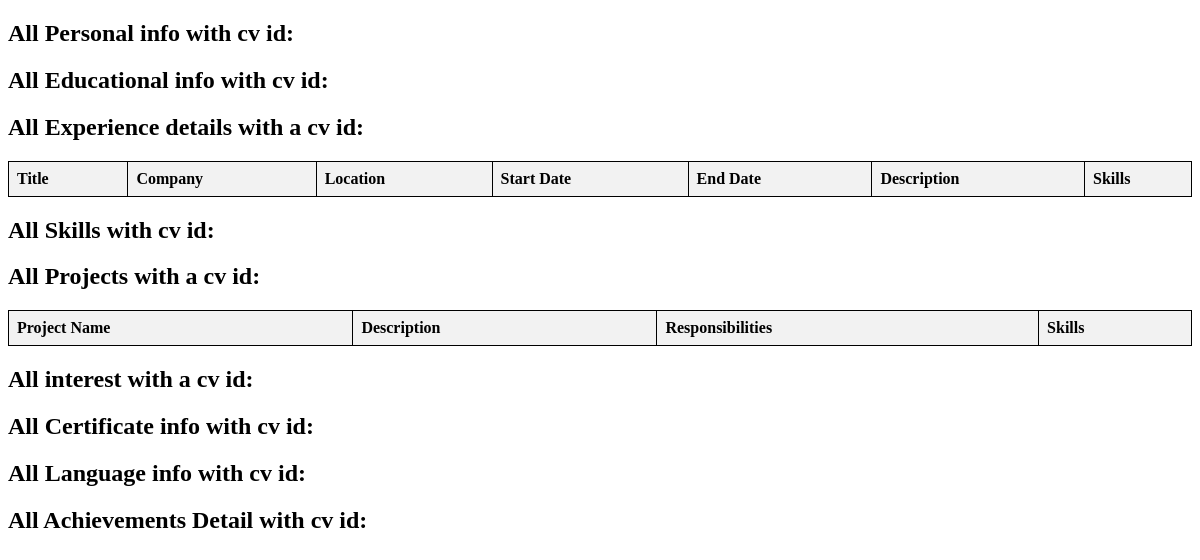
The page /queryall/1 on the database as committed earlier.
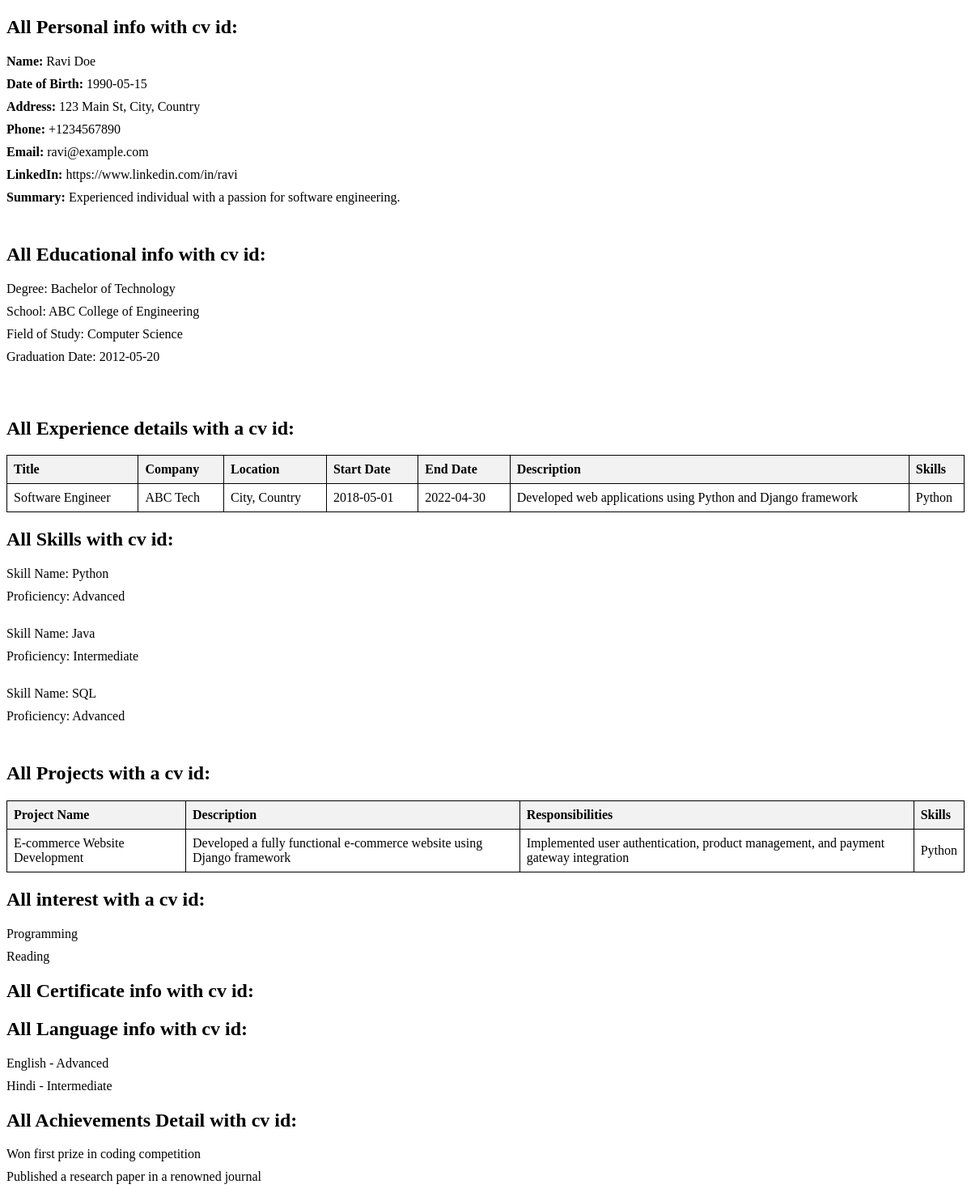
The same page on the database as committed later.
### app.py (models this page shows)
class PersonalInformation(db.Model):
    PersonalInfoID = db.Column(db.Integer, primary_key=True)
    Userid = db.Column(db.Integer, db.ForeignKey("user.Userid"), nullable=False)
    CV_ID = db.Column(
        db.Integer, db.ForeignKey("cv.CV_ID"), nullable=False
    )  # New column for CV ID
    Fname = db.Column(db.String(100), nullable=False)
    Lname = db.Column(db.String(100), nullable=False)
    DOB = db.Column(db.Date, nullable=False)
    Address = db.Column(db.String(255), nullable=False)
    Phn = db.Column(db.String(20), nullable=False)
    Email = db.Column(db.String(100), nullable=False)
    LinkedIn = db.Column(db.String(255))
    Summary = db.Column(db.Text)

class Education(db.Model):
    Edu_ID = db.Column(db.Integer, primary_key=True)
    CV_ID = db.Column(db.Integer, db.ForeignKey("cv.CV_ID"), nullable=False)
    Userid = db.Column(db.Integer, db.ForeignKey("user.Userid"), nullable=False)
    Degree = db.Column(db.String(255), nullable=False)
    School = db.Column(db.String(255), nullable=False)
    FieldofStudy = db.Column(db.String(255), nullable=False)
    Grad_date = db.Column(db.Date, nullable=True)

class Experience(db.Model):
    __tablename__ = "experience"
    ExpID = db.Column(db.Integer, primary_key=True)
    CV_ID = db.Column(db.Integer, db.ForeignKey("cv.CV_ID"), nullable=False)
    Userid = db.Column(db.Integer, db.ForeignKey("user.Userid"), nullable=False)
    current_job = db.Column(db.Boolean, default=False)
    title = db.Column(db.String(255), nullable=False)
    company = db.Column(db.String(255), nullable=False)
    location = db.Column(db.String(255), nullable=False)  # Renamed from Location
    start_date = db.Column(db.Date, nullable=False)  # Renamed from StartDate
    end_date = db.Column(db.Date, nullable=True)  # Renamed from EndDate
    description = db.Column(db.String(255), nullable=False)  # Renamed from Desc
    skill_id = db.Column(db.Integer, db.ForeignKey("skills.SkillID"))

class Skills(db.Model):
    __tablename__ = "skills"
    SkillID = db.Column(db.Integer, primary_key=True)
    Userid = db.Column(db.Integer, db.ForeignKey("user.Userid"), nullable=False)
    CV_ID = db.Column(db.Integer, db.ForeignKey("cv.CV_ID"), nullable=False)
    skill_name = db.Column(db.String(255), nullable=False)  # Renamed from Skillname
    proficiency = db.Column(db.String(255), nullable=False)

class Project(db.Model):
    ProjectID = db.Column(db.Integer, primary_key=True)
    CV_ID = db.Column(db.Integer, db.ForeignKey("cv.CV_ID"), nullable=False)
    Userid = db.Column(db.Integer, db.ForeignKey("user.Userid"), nullable=False)
    skill_id = db.Column(db.Integer, db.ForeignKey("skills.SkillID"))
    PrjtName = db.Column(db.String(255), nullable=False)
    Desc = db.Column(db.String(255), nullable=False)
    Responsibilities = db.Column(db.String(255), nullable=False)

class Interest(db.Model):
    CV_ID = db.Column(db.Integer, db.ForeignKey("cv.CV_ID"), nullable=False)
    InterestID = db.Column(db.Integer, primary_key=True)
    Userid = db.Column(db.Integer, db.ForeignKey("user.Userid"), nullable=False)
    interest_name = db.Column(db.String(255), nullable=False)

class Language(db.Model):
    CV_ID = db.Column(db.Integer, db.ForeignKey("cv.CV_ID"), nullable=False)
    LanguageID = db.Column(db.Integer, primary_key=True)
    Userid = db.Column(db.Integer, db.ForeignKey("user.Userid"), nullable=False)
    LangName = db.Column(db.String(100), nullable=False)
    Proficiency_Lang = db.Column(db.String(50), nullable=False)

class Achievement(db.Model):
    CV_ID = db.Column(db.Integer, db.ForeignKey("cv.CV_ID"), nullable=False)
    AchievID = db.Column(db.Integer, primary_key=True)
    Userid = db.Column(db.Integer, db.ForeignKey("user.Userid"), nullable=False)
    desc = db.Column(db.String(255), nullable=False)

### app.py (the view)
@app.route("/queryall/<int:cv_id>")
def queryall(cv_id):
    personal_info = PersonalInformation.query.filter_by(CV_ID=cv_id).all()
    education_details = Education.query.filter_by(CV_ID=cv_id).all()
    Skill_details = Skills.query.filter_by(CV_ID=cv_id).all()
    Certificates_details = Certificates.query.filter_by(CV_ID=cv_id).all()
    interest_details = Interest.query.filter_by(CV_ID=cv_id).all()
    language_details = Language.query.filter_by(CV_ID=cv_id).all()
    Achievement_details = Achievement.query.filter_by(CV_ID=cv_id).all()
    experiences = Experience.query.filter_by(CV_ID=cv_id).all()
    experience_skills = {}
    for experience in experiences:
        skill_ids = [
            experience.skill_id
        ]  # Assuming skill_id is a comma-separated string of skill IDs
        skill_names = [
            skill.skill_name
            for skill in Skills.query.filter(Skills.SkillID.in_(skill_ids))
        ]
        experience_skills[experience.ExpID] = skill_names
    projects = Project.query.filter_by(CV_ID=cv_id).all()
    project_skills = {}
    for project in projects:
        skill_ids = [
            project.skill_id
        ]  # Assuming skill_id is a comma-separated string of skill IDs
        skill_names = [
            skill.skill_name
            for skill in Skills.query.filter(Skills.SkillID.in_(skill_ids))
        ]
        project_skills[project.ProjectID] = skill_names
    return render_template(
        "Queries_all.html",
        Certificates_details=Certificates_details,
        personal_info=personal_info,
        education_details=education_details,
        experiences=experiences,
        experience_skills=experience_skills,
        Skill_details=Skill_details,
        projects=projects,
        project_skills=project_skills,
        interest_details=interest_details,
        language_details=language_details,
        Achievement_details=Achievement_details,
    )

### templates/Queries_all.html (shortened to what this page needs)
<!DOCTYPE html>
<html lang="en">
<head>
</head>
<body>
    <h2>All Personal info with cv id:</h2>
    <ul>
        {% for info in personal_info %}
            <li><strong>Name:</strong> {{ info.Fname }} {{ info.Lname }}</li>
            <li><strong>Date of Birth:</strong> {{ info.DOB }}</li>
            <li><strong>Address:</strong> {{ info.Address }}</li>
            <li><strong>Phone:</strong> {{ info.Phn }}</li>
            <li><strong>Email:</strong> {{ info.Email }}</li>
            <li><strong>LinkedIn:</strong> {{ info.LinkedIn }}</li>
            <li><strong>Summary:</strong> {{ info.Summary }}</li>
            <br>
        {% endfor %}
    </ul>
    <h2>All Educational info with cv id:</h2>
    <ul>
    {% for edu in education_details %}
        <li>Degree: {{ edu.Degree }}</li>
        <li>School: {{ edu.School }}</li>
        <li>Field of Study: {{ edu.FieldofStudy }}</li>
        <li>Graduation Date: {{ edu.Grad_date }}</li><br><br>
    {% endfor %}
    </ul>
    <h2>All Experience details with a cv id:</h2>
    <table>
        <thead>
            <tr>
                <th>Title</th>
                <th>Company</th>
                <th>Location</th>
                <th>Start Date</th>
                <th>End Date</th>
                <th>Description</th>
                <th>Skills</th>
            </tr>
        </thead>
        <tbody>
            {% for experience in experiences %}
                <tr>
                    <td>{{ experience.title }}</td>
                    <td>{{ experience.company }}</td>
                    <td>{{ experience.location }}</td>
                    <td>{{ experience.start_date }}</td>
                    <td>{{ experience.end_date }}</td>
                    <td>{{ experience.description }}</td>
                    <td>
                        {% for skill in experience_skills[experience.ExpID] %}
                            {{ skill }}{% if not loop.last %}, {% endif %}
                        {% endfor %}
                    </td>
                </tr>
            {% endfor %}
        </tbody>
    </table>
    <h2>All Skills with cv id:</h2>
    <ul>
    {% for skill in Skill_details %}
        <li>Skill Name: {{ skill.skill_name }}</li>
        <li>Proficiency: {{ skill.proficiency }}</li><br>
    {% endfor %}
    </ul>
    <h2>All Projects with a cv id:</h2>
    <table>
        <thead>
            <tr>
                <th>Project Name</th>
                <th>Description</th>
                <th>Responsibilities</th>
                <th>Skills</th>
            </tr>
        </thead>
        <tbody>
            {% for project in projects %}
                <tr>
                    <td>{{ project.PrjtName }}</td>
                    <td>{{ project.Desc }}</td>
                    <td>{{ project.Responsibilities }}</td>
                    <td>
                        {% for skill in project_skills[project.ProjectID] %}
                            {{ skill }}{% if not loop.last %}, {% endif %}
                        {% endfor %}
                    </td>
                </tr>
            {% endfor %}
        </tbody>
    </table>
    <h2>All interest with a cv id:</h2>
    <ul>
    {% for interest in interest_details %}
        <li>{{ interest.interest_name }}</li>
    {% endfor %}
    </ul>
    <h2>All Certificate info with cv id:</h2>
    <h2>All Language info with cv id:</h2>
    <ul>
    {% for language in language_details %}
        <li>{{ language.LangName }} - {{ language.Proficiency_Lang }}</li>
    {% endfor %}
    </ul>
    <h2>All Achievements Detail with cv id:</h2>
    <ul>
    {% for achievement in Achievement_details %}
        <li>{{ achievement.desc }}</li>
    {% endfor %}
    </ul>
</body>
</html>

Rows that differ between the two databases and show on the page:
now on this page (row edited): PersonalInformation: Fname "Ravi", Lname "Doe", DOB "1990-05-15", Address "123 Main St, City, Country", Phn "+1234567890", Email "ravi@example.com", LinkedIn "https://www.linkedin.com/in/ravi", Summary "Experienced individual with a passion for software engineering."
now on this page (row edited): Education: Degree "Bachelor of Technology", School "ABC College of Engineering", FieldofStudy "Computer Science", Grad_date "2012-05-20"
now on this page (row edited): Experience: title "Software Engineer", company "ABC Tech", location "City, Country", start_date "2018-05-01", end_date "2022-04-30", description "Developed web applications using Python and Django framework"
now on this page (row edited): Skills: skill_name "Python", proficiency "Advanced"
now on this page (row edited): Skills: skill_name "Java", proficiency "Intermediate", shown under "All Skills with cv id:"
now on this page (row edited): Skills: skill_name "SQL", proficiency "Advanced", shown under "All Skills with cv id:"
now on this page (row edited): Project: PrjtName "E-commerce Website Development", Desc "Developed a fully functional e-commerce website using Django framework", Responsibilities "Implemented user authentication, product management, and payment gateway integration"
now on this page (row edited): Interest: interest_name "Programming"
now on this page (row edited): Interest: interest_name "Reading"
now on this page (row edited): Language: LangName "English", Proficiency_Lang "Advanced"
now on this page (row edited): Language: LangName "Hindi", Proficiency_Lang "Intermediate"
now on this page (row edited): Achievement: desc "Won first prize in coding competition"
now on this page (row edited): Achievement: desc "Published a research paper in a renowned journal"
